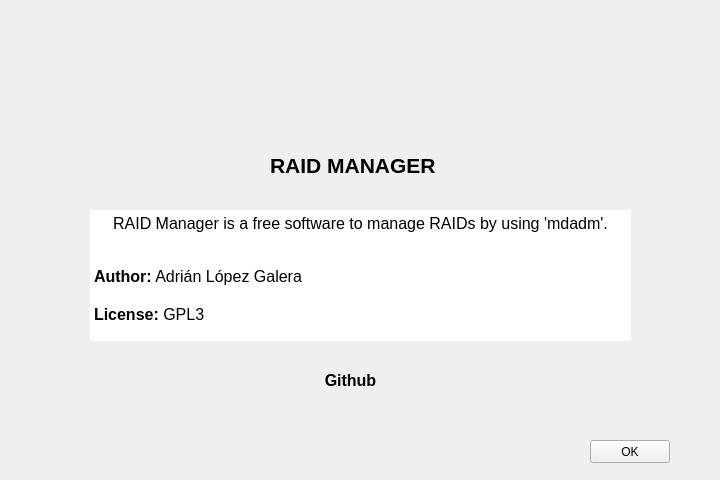
<?xml version="1.0" encoding="UTF-8"?>
<ui version="4.0">
 <class>About</class>
 <widget class="QWidget" name="About">
  <property name="geometry">
   <rect>
    <x>0</x>
    <y>0</y>
    <width>720</width>
    <height>480</height>
   </rect>
  </property>
  <property name="sizePolicy">
   <sizepolicy hsizetype="Fixed" vsizetype="Fixed">
    <horstretch>0</horstretch>
    <verstretch>0</verstretch>
   </sizepolicy>
  </property>
  <property name="minimumSize">
   <size>
    <width>720</width>
    <height>480</height>
   </size>
  </property>
  <property name="maximumSize">
   <size>
    <width>720</width>
    <height>480</height>
   </size>
  </property>
  <property name="contextMenuPolicy">
   <enum>Qt::ContextMenuPolicy::ActionsContextMenu</enum>
  </property>
  <property name="windowTitle">
   <string>About</string>
  </property>
  <property name="locale">
   <locale language="English" country="UnitedStates"/>
  </property>
  <widget class="QPushButton" name="OK_button">
   <property name="geometry">
    <rect>
     <x>590</x>
     <y>440</y>
     <width>80</width>
     <height>23</height>
    </rect>
   </property>
   <property name="font">
    <font>
     <bold>false</bold>
    </font>
   </property>
   <property name="contextMenuPolicy">
    <enum>Qt::ContextMenuPolicy::ActionsContextMenu</enum>
   </property>
   <property name="text">
    <string>OK</string>
   </property>
  </widget>
  <widget class="QLabel" name="icon">
   <property name="geometry">
    <rect>
     <x>320</x>
     <y>70</y>
     <width>61</width>
     <height>71</height>
    </rect>
   </property>
   <property name="text">
    <string notr="true"/>
   </property>
   <property name="textFormat">
    <enum>Qt::TextFormat::PlainText</enum>
   </property>
   <property name="pixmap">
    <pixmap>hard-disk.png</pixmap>
   </property>
   <property name="scaledContents">
    <bool>false</bool>
   </property>
   <property name="textInteractionFlags">
    <set>Qt::TextInteractionFlag::NoTextInteraction</set>
   </property>
  </widget>
  <widget class="QLabel" name="title">
   <property name="geometry">
    <rect>
     <x>270</x>
     <y>150</y>
     <width>171</width>
     <height>31</height>
    </rect>
   </property>
   <property name="font">
    <font>
     <pointsize>16</pointsize>
     <bold>true</bold>
     <kerning>false</kerning>
    </font>
   </property>
   <property name="cursor">
    <cursorShape>IBeamCursor</cursorShape>
   </property>
   <property name="text">
    <string>RAID MANAGER</string>
   </property>
   <property name="wordWrap">
    <bool>true</bool>
   </property>
   <property name="textInteractionFlags">
    <set>Qt::TextInteractionFlag::LinksAccessibleByMouse|Qt::TextInteractionFlag::TextSelectableByMouse</set>
   </property>
  </widget>
  <widget class="QTextBrowser" name="textBrowser">
   <property name="geometry">
    <rect>
     <x>90</x>
     <y>210</y>
     <width>541</width>
     <height>131</height>
    </rect>
   </property>
   <property name="frameShape">
    <enum>QFrame::Shape::NoFrame</enum>
   </property>
   <property name="html">
    <string>&lt;!DOCTYPE HTML PUBLIC &quot;-//W3C//DTD HTML 4.0//EN&quot; &quot;http://www.w3.org/TR/REC-html40/strict.dtd&quot;&gt;
&lt;html&gt;&lt;head&gt;&lt;meta name=&quot;qrichtext&quot; content=&quot;1&quot; /&gt;&lt;meta charset=&quot;utf-8&quot; /&gt;&lt;style type=&quot;text/css&quot;&gt;
p, li { white-space: pre-wrap; }
hr { height: 1px; border-width: 0; }
li.unchecked::marker { content: &quot;\2610&quot;; }
li.checked::marker { content: &quot;\2612&quot;; }
&lt;/style&gt;&lt;/head&gt;&lt;body style=&quot; font-family:'Ubuntu'; font-size:10pt; font-weight:400; font-style:normal;&quot;&gt;
&lt;p align=&quot;center&quot; style=&quot; margin-top:0px; margin-bottom:0px; margin-left:0px; margin-right:0px; -qt-block-indent:0; text-indent:0px;&quot;&gt;&lt;span style=&quot; font-size:12pt;&quot;&gt;RAID Manager is a free software to manage RAIDs by using 'mdadm'.&lt;/span&gt;&lt;/p&gt;
&lt;p style=&quot;-qt-paragraph-type:empty; margin-top:0px; margin-bottom:0px; margin-left:0px; margin-right:0px; -qt-block-indent:0; text-indent:0px; font-size:12pt;&quot;&gt;&lt;br /&gt;&lt;/p&gt;
&lt;p style=&quot;-qt-paragraph-type:empty; margin-top:0px; margin-bottom:0px; margin-left:0px; margin-right:0px; -qt-block-indent:0; text-indent:0px;&quot;&gt;&lt;br /&gt;&lt;/p&gt;
&lt;p style=&quot; margin-top:0px; margin-bottom:0px; margin-left:0px; margin-right:0px; -qt-block-indent:0; text-indent:0px;&quot;&gt;&lt;span style=&quot; font-size:12pt; font-weight:700;&quot;&gt;Author:&lt;/span&gt;&lt;span style=&quot; font-size:12pt;&quot;&gt; Adrián López Galera&lt;/span&gt;&lt;/p&gt;
&lt;p style=&quot;-qt-paragraph-type:empty; margin-top:0px; margin-bottom:0px; margin-left:0px; margin-right:0px; -qt-block-indent:0; text-indent:0px; font-size:12pt; font-weight:700;&quot;&gt;&lt;br /&gt;&lt;/p&gt;
&lt;p style=&quot; margin-top:0px; margin-bottom:0px; margin-left:0px; margin-right:0px; -qt-block-indent:0; text-indent:0px;&quot;&gt;&lt;span style=&quot; font-size:12pt; font-weight:700;&quot;&gt;License:&lt;/span&gt;&lt;span style=&quot; font-size:12pt;&quot;&gt; GPL3&lt;/span&gt;&lt;/p&gt;&lt;/body&gt;&lt;/html&gt;</string>
   </property>
   <property name="openExternalLinks">
    <bool>true</bool>
   </property>
  </widget>
  <widget class="QPushButton" name="github">
   <property name="geometry">
    <rect>
     <x>290</x>
     <y>360</y>
     <width>121</width>
     <height>41</height>
    </rect>
   </property>
   <property name="font">
    <font>
     <pointsize>12</pointsize>
     <bold>true</bold>
    </font>
   </property>
   <property name="cursor">
    <cursorShape>PointingHandCursor</cursorShape>
   </property>
   <property name="text">
    <string>Github</string>
   </property>
   <property name="icon">
    <iconset>
     <normaloff>github.png</normaloff>github.png</iconset>
   </property>
   <property name="flat">
    <bool>true</bool>
   </property>
  </widget>
 </widget>
 <resources/>
 <connections/>
</ui>
